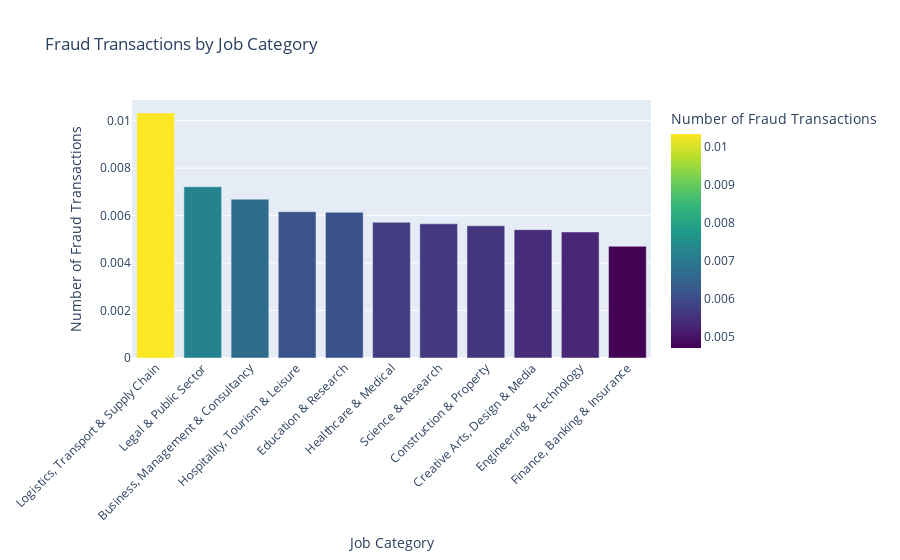

The notebook cell this image was saved under:
### Code cell
fraud_by_job_category = df_cat_job.groupby("job_category")["is_fraud"].mean().reset_index(name="fraud_count")
# Sort the dataframe by fraud_count
fraud_by_job_category = fraud_by_job_category.sort_values(by="fraud_count", ascending=False)

# Plot the fraud transactions by job category using plotly
fig = px.bar(fraud_by_job_category, x="job_category", y="fraud_count", 
             title="Fraud Transactions by Job Category", 
             labels={"job_category": "Job Category", "fraud_count": "Number of Fraud Transactions"},
             color="fraud_count", color_continuous_scale="viridis")

fig.update_layout(xaxis_tickangle=-45)
fig.show()

### Figure 1 — Plotly figure (JSON) as saved in the notebook; plotly's stock layout.template omitted (floating-point values rounded to 4 significant figures)
{"data": [{"alignmentgroup": "True", "hovertemplate": "Job Category=%{x}<br>Number of Fraud Transactions=%{marker.color}<extra></extra>", "legendgroup": "", "marker": {"color": [0.01033, 0.007215, 0.00669, 0.006163, 0.00614, 0.005717, 0.005653, 0.00557, 0.005407, 0.00531, 0.004706], "coloraxis": "coloraxis", "pattern": {"shape": ""}}, "name": "", "offsetgroup": "", "orientation": "v", "showlegend": false, "textposition": "auto", "type": "bar", "x": ["Logistics, Transport & Supply Chain", "Legal & Public Sector", "Business, Management & Consultancy", "Hospitality, Tourism & Leisure", "Education & Research", "Healthcare & Medical", "Science & Research", "Construction & Property", "Creative Arts, Design & Media", "Engineering & Technology", "Finance, Banking & Insurance"], "xaxis": "x", "y": [0.01033, 0.007215, 0.00669, 0.006163, 0.00614, 0.005717, 0.005653, 0.00557, 0.005407, 0.00531, 0.004706], "yaxis": "y"}], "layout": {"barmode": "relative", "coloraxis": {"colorbar": {"title": {"text": "Number of Fraud Transactions"}}, "colorscale": [[0, "#440154"], [0.1111, "#482878"], [0.2222, "#3e4989"], [0.3333, "#31688e"], [0.4444, "#26828e"], [0.5556, "#1f9e89"], [0.6667, "#35b779"], [0.7778, "#6ece58"], [0.8889, "#b5de2b"], [1, "#fde725"]]}, "legend": {"tracegroupgap": 0}, "title": {"text": "Fraud Transactions by Job Category"}, "xaxis": {"anchor": "y", "domain": [0, 1], "tickangle": -45, "title": {"text": "Job Category"}}, "yaxis": {"anchor": "x", "domain": [0, 1], "title": {"text": "Number of Fraud Transactions"}}}}
